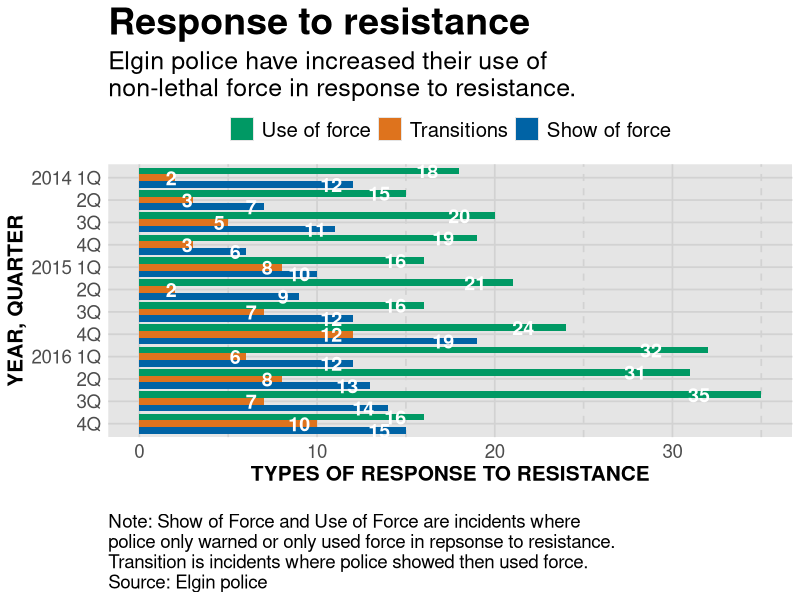

Here is the R script that generated this plot:
# The code in this file is described 
# in html files of the same name

# load the libraries 
library(readr)
library(ggplot2)
library(ggthemes)

# bring in the data we worked worked with
df <- read_csv("dfsubset.csv")



#---------------------
# For windows devices only
# windowsFonts(Verdana=windowsFont('Verdana'))

# This function set styles for the chart
# Be sure to run it before you plot

theme_gfx <- function(...) {
  theme_set(theme_get() + theme(text = element_text(family = 'Verdana', size= 12, lineheight=0.9))) + 
    theme(
      # edit background colors
      plot.background = element_blank(),
      legend.background = element_blank(),
      panel.background=element_rect(fill="#E5E5E5"),
      strip.background=element_rect(fill="#E5E5E5"),
      # modify grid and tick lines
      panel.grid.major = element_line(size = .6, color="#D2D2D2"),
      panel.grid.minor = element_line(size = .6, color="#D2D2D2", linetype = "dashed"),
      axis.ticks = element_blank(),
      # edit font sizes
      plot.title = element_text(size = 27,face="bold"),
      plot.subtitle = element_text(size = 18),
      #legend.title=element_text(size = 13,face="bold"),
      legend.text=element_text(size=14.7),
      axis.title=element_text(size=15, face="bold"),
      axis.text=element_text(size=13.5),
      plot.caption=element_text(size=13.5, hjust=0),
      strip.text = element_text(face="bold", size=13.5, hjust=0),
      # This puts the legend across the top
      legend.position="top", 
      legend.direction="horizontal",
      # removes label for legend
      legend.title = element_blank(),
      ...
    )
}

#-----Insert plot here -------------

grouped <- ggplot(df) + 
  aes(x = reorder(Year_Quarter, -sort),
      value,
      fill = set,
      label = value) + 
  geom_bar(stat = "identity", position = position_dodge(width = NULL)) + 
  coord_flip() + theme_gfx()

# add all the titles.
grouped <- grouped + labs(
  title="Response to resistance", # your headline
  subtitle="Elgin police have increased their use of\nnon-lethal force in response to resistance.",
  x="YEAR, QUARTER", 
  y="TYPES OF RESPONSE TO RESISTANCE",
  caption="\nNote: Show of Force and Use of Force are incidents where \npolice only warned or only used force in repsonse to resistance. \nTransition is incidents where police showed then used force. \nSource: Elgin police") +
  guides(fill=guide_legend(reverse=T))

# Here's where we go further in formating the bar values
# you'll need to edit x, y and label with appropriate values
# _____NOTE________
# If you choose to have values on your bars, you'll need to adjust
# the depth of the graphic to accomodate the size of the labels.
# alternatively, you could omit this code section
# and not have the values on the bars.
grouped <- grouped + geom_text(
  position = position_dodge(width = 0.9), 
  aes(x = Year_Quarter, 
      y = value - (value * 0.1), 
      vjust = 0.5,
      label = value),
  size=5,
  fontface="bold",
  color="white"
  )

# Finally, let's make the axis labels better
# Reverse order since we resorted the bars
grouped <- grouped + scale_x_discrete(
  labels=c("4Q","3Q","2Q","2016 1Q","4Q","3Q","2Q","2015 1Q","4Q","3Q","2Q","2014 1Q")
)

# color scheme - comment out for B/W PDF
grouped <- grouped + scale_colour_manual( values = c("#0063A5", "#DE731D", "#009964", "#DA2128", "#6F2C91") ) + scale_fill_manual( values = c("#0063A5", "#DE731D", "#009964", "#DA2128", "#6F2C91") )

# make B/W PDF - remember to change name of file!
#grouped <- grouped + scale_colour_grey(start = 0, end = 0.75) + scale_fill_grey(start = 0, end = 0.75)

grouped

#----- End plot --------------


